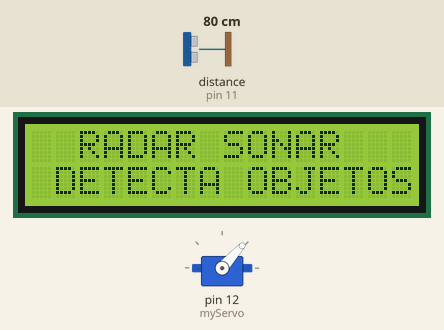
Recording of a sketch running on a simulated Arduino Uno, built with avr-gcc and run on an emulated ATmega328P. Parts: servo, 16×2 character LCD. The test bench sets the inputs (shaded band); at power-on: distance to the obstacle (sensor on pin 11) 80 cm. The echo pulse lasts 58.3 µs per cm; what the sketch prints to the serial monitor is not drawn.

Above: at 1.2 s.
1.3 s: distance to the obstacle (sensor on pin 11) set to 2 cm
At 1.87 s:
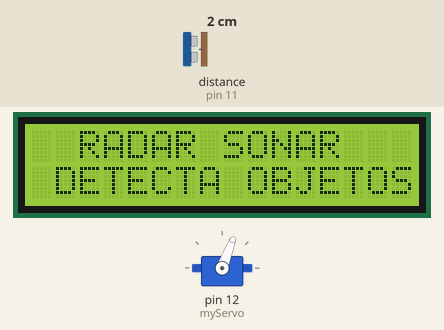
4.1 s: distance to the obstacle (sensor on pin 11) set to 18 cm
At 4.87 s:
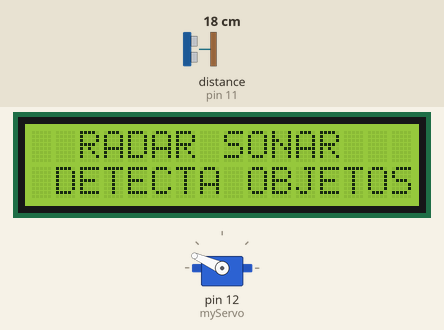
6.5 s: distance to the obstacle (sensor on pin 11) set to 9 cm
At 9.46 s:
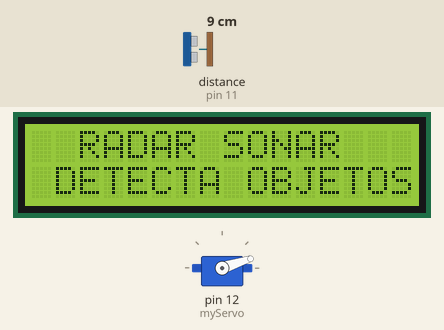
Timing chart, 0 to 15.5 s (numbered marks = the images above; inputs shaded):
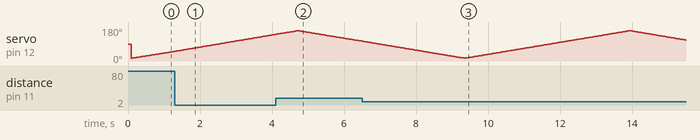

The sketch:

sonar_arduino.ino
```cpp
//Open Source
 #include <LiquidCrystal_I2C.h> //INCLUSÃO DE BIBLIOTECA
 LiquidCrystal_I2C lcd(0x27,2,1,0,4,5,6,7,3, POSITIVE);

 #include <Servo.h>
 #include <NewPing.h>

 #define TRIGGER_PIN  10
 #define ECHO_PIN    11
 #define MAX_distancia 40  // distancia máxima

 NewPing sonar(TRIGGER_PIN, ECHO_PIN, MAX_distancia); /* NewPing configuração de pinos e distancia máxima. */

 int distancia;
 Servo myServo;

 void setup() {
  Serial.begin(9600); // liga comunição serial
  myServo.attach(12);  //motor servo pino 12
  lcd.begin (16,2); //SETA A QUANTIDADE DE COLUNAS(16) E O NÚMERO DE LINHAS(2) DO DISPLAY
  lcd.setBacklight(HIGH); //LIGA O BACKLIGHT (LUZ DE FUNDO)
}

 void loop() {
    lcd.setCursor(0,0); //SETA A POSIÇÃO DO CURSOR
    lcd.print("  RADAR SONAR   ");
    lcd.setCursor(0,1); //SETA A POSIÇÃO DO CURSOR
    lcd.print(" DETECTA OBJETOS"); // Star Wars
  /* faz rotacionar o servo motroe de 15º à 160º graus. */
  for(int i = 15; i <= 160; i++){
    myServo.write(i);
    delay(30);

    /* chama a função que calcula a sistância medida pelo sensor ultrasônico para cada grau. */
    distancia = calcularPING();

    Serial.print(i);         /* Envia o atual grau na porta serial. */
    Serial.print(",");       /* Envia carácter adicional à direita préximo ao valor anterior necessário mais tarde na IDE Processing  */
    Serial.print(distancia);  /* Envia o valor da distância na porta serial. */
    Serial.print(".");       /* Envia carácter à direita próximo ao valor anterior necessário mais tarde na IDE processing.*/

  }

  /* Repete as linha anteriores de 160º a 15º graus. */
  for(int i = 160; i > 15; i--){
    myServo.write(i);
    delay(30);

    distancia = calcularPING();

    Serial.print(i);
    Serial.print(",");
    Serial.print(distancia);
    Serial.print(".");

  }

}

/**
 * calcularPING - Função pa calcular a distácia medida pelo sensor ultrasônico..
 */
 int calcularPING(){
  unsigned int uS = sonar.ping();  /* Envia ping, retorna ping tempo em microseconds (uS). */
  distancia = uS / US_ROUNDTRIP_CM; /* Converte oing tempo para distancia em cm e retorana resultado. */
  return distancia;
}
```
